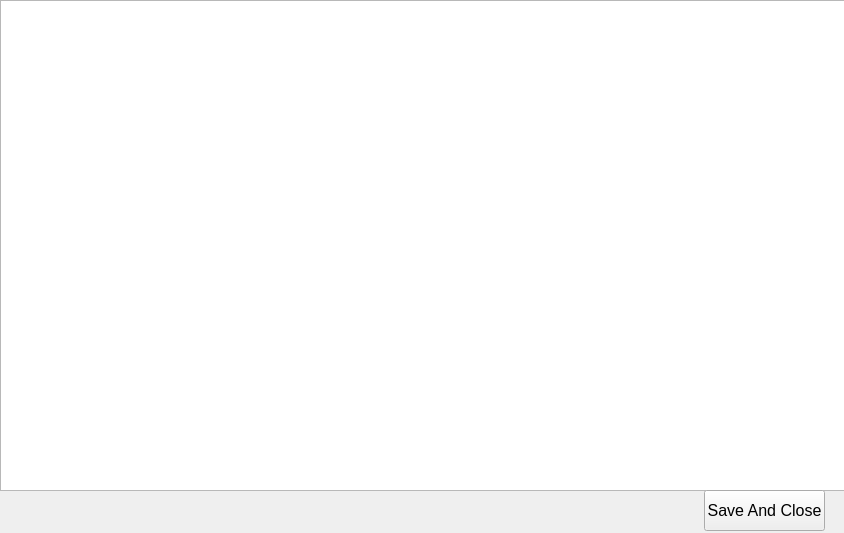
<?xml version="1.0" encoding="UTF-8"?>
<ui version="4.0">
 <class>NewNoteCreating</class>
 <widget class="QWidget" name="NewNoteCreating">
  <property name="geometry">
   <rect>
    <x>0</x>
    <y>0</y>
    <width>844</width>
    <height>533</height>
   </rect>
  </property>
  <property name="windowTitle">
   <string>Form</string>
  </property>
  <widget class="QTextEdit" name="tEText">
   <property name="geometry">
    <rect>
     <x>0</x>
     <y>0</y>
     <width>851</width>
     <height>491</height>
    </rect>
   </property>
   <property name="font">
    <font>
     <pointsize>12</pointsize>
    </font>
   </property>
  </widget>
  <widget class="QPushButton" name="pBSaveAndClose">
   <property name="geometry">
    <rect>
     <x>704</x>
     <y>490</y>
     <width>121</width>
     <height>41</height>
    </rect>
   </property>
   <property name="font">
    <font>
     <pointsize>12</pointsize>
    </font>
   </property>
   <property name="text">
    <string>Save And Close</string>
   </property>
  </widget>
 </widget>
 <resources/>
 <connections/>
</ui>
